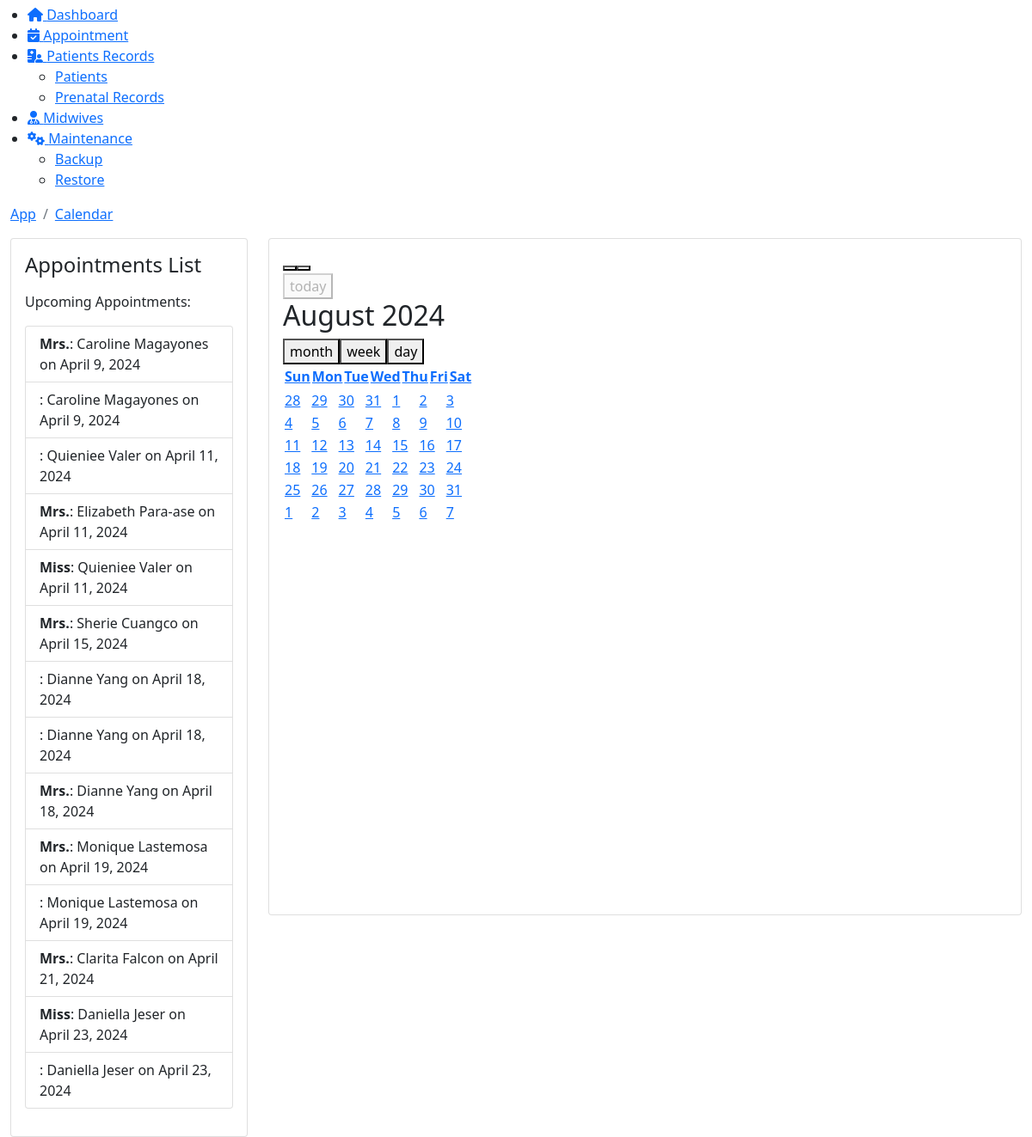
Page /admin/app_calendar.php (lower part) on the earlier database version.
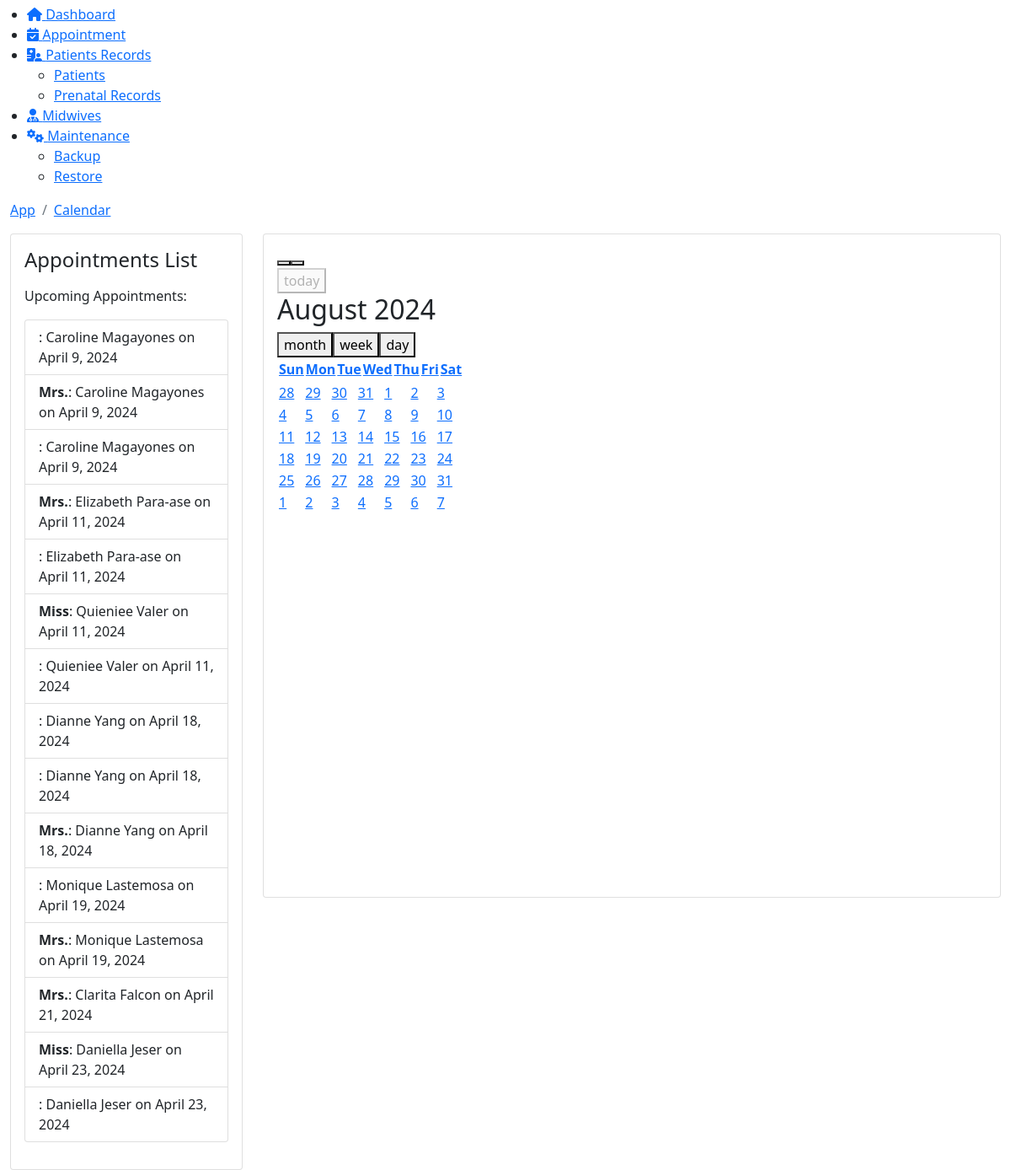
Same page on the later database version.
### tables this page shows
CREATE TABLE `appointments` (
  `A_Id` int(11) NOT NULL AUTO_INCREMENT,
  `Title` varchar(10) NOT NULL,
  `FirstName` varchar(50) NOT NULL,
  `LastName` varchar(50) NOT NULL,
  `DateOfAppointment` date NOT NULL,
  `StartTime` time NOT NULL,
  `EndTime` time NOT NULL,
  `Address` varchar(100) NOT NULL,
  `Mobile` varchar(15) NOT NULL,
  `Consult_Doc` varchar(50) NOT NULL,
  `Email` varchar(100) NOT NULL,
  `Conditions` text NOT NULL,
  `Note` text NOT NULL,
  `Accepted` int(11) DEFAULT 2,
  PRIMARY KEY (`A_Id`)
);

### admin/app_calendar.php (the view, shortened to what this page needs)
<!DOCTYPE html>
<html lang="en">
    <head>
		 <link href="https://eres.dexignzone.com/codeigniter/demo/public/assets/vendor/fullcalendar/css/main.min.css" rel="stylesheet" type="text/css"/>
		 <link href="https://eres.dexignzone.com/codeigniter/demo/public/assets/vendor/bootstrap-select/dist/css/bootstrap-select.min.css" rel="stylesheet" type="text/css"/>
    <link class="main-css" href="https://eres.dexignzone.com/codeigniter/demo/public/assets/css/style.css" rel="stylesheet" type="text/css"/>
	<link rel="stylesheet" href="https://cdnjs.cloudflare.com/ajax/libs/font-awesome/6.5.1/css/all.min.css" />
</head>
<body>
    <div id="main-wrapper">
<div class="header">
	<div class="header-content">
		<nav class="navbar navbar-expand">
				<?php
				include './template/header2.php';
				?>
		</nav>
	</div>
</div>
<?php
include './template/sidebar.php';
?>
<div class="content-body">
    <div class="container-fluid">
        <div class="page-titles">
        <ol class="breadcrumb">
            <li class="breadcrumb-item"><a href="javascript:void(0)">App</a></li>
            <li class="breadcrumb-item active"><a href="javascript:void(0)">Calendar</a></li>
        </ol>
        </div>
        <div class="row">
    <div class="col-xl-3 col-xxl-4">
        <div class="card">
            <div class="card-body">
                <h4 class="card-intro-title">Appointments List</h4>
                <div class="">
                    <div id="appointments-list" class="my-3">
                        <p>Upcoming Appointments:</p>
                        <?php
                        include_once './connection/conn.php';
                        $sql = "SELECT A_Id, Title, CONCAT(FirstName, ' ', LastName) AS name, DateOfAppointment FROM appointments ORDER BY DateOfAppointment";
                        $result = $conn->query($sql);
                        if ($result->num_rows > 0) {
                            echo '<ul class="list-group">';
                            while ($row = $result->fetch_assoc()) {
                                $date = new DateTime($row['DateOfAppointment']);
                                echo '<li class="list-group-item">';
                                echo '<strong>' . htmlspecialchars($row['Title']) . '</strong>: ' . htmlspecialchars($row['name']) . ' on ' . $date->format('F j, Y');
                                echo '</li>';
                            }
                            echo '</ul>';
                        } else {
                            echo '<p>No appointments found.</p>';
                        }
                        ?>
                    </div>
                </div>
            </div>
        </div>
    </div>
    <div class="col-xl-9 col-xxl-8">
        <div class="card">
            <div class="card-body">
                <div id="calendar" class="app-fullcalendar"></div>
            </div>
        </div>
    </div>
</div>
	</div>
</body>
</html>

### admin/template/header2.php (shortened to what this page needs)
<link href="https://stackpath.bootstrapcdn.com/bootstrap/5.1.3/css/bootstrap.min.css" rel="stylesheet">

### admin/template/sidebar.php (shortened to what this page needs)
<head>
    <link rel="stylesheet" href="https://cdnjs.cloudflare.com/ajax/libs/font-awesome/6.0.0-beta3/css/all.min.css">
</head>
<div class="deznav">
    <div class="deznav-scroll">
        <ul class="metismenu" id="menu">
            <li><a href="index.php" class="ai-icon" aria-expanded="false">
                    <i class="fas fa-home"></i>
                    <span class="nav-text">Dashboard</span>
                </a>
            </li>
            <li><a href="appointment.php" class="ai-icon" aria-expanded="false">
                    <i class="fas fa-calendar-check"></i>
                    <span class="nav-text">Appointment</span>
                </a>
            </li>
            <li><a  class="has-arrow" href="javascript:void(0);" class="ai-icon has-arrow" aria-expanded="false">
                    <i class="fas fa-hospital-user"></i>
                    <span class="nav-text">Patients Records</span>
                </a>
                <ul aria-expanded="false">
                    <li><a href="patient_list.php">Patients</a></li>
                    <li><a href="prenatal.php">Prenatal Records</a></li>
                </ul>
            </li>
            <li><a href="doctor_list.php" class="ai-icon" aria-expanded="false">
                    <i class="fas fa-user-doctor"></i>
                    <span class="nav-text">Midwives</span>
                </a>
            </li>
            <li><a  class="has-arrow" href="javascript:void(0);" class="ai-icon has-arrow" aria-expanded="false">
                    <i class="fas fa-gears"></i>
                    <span class="nav-text">Maintenance</span>
                </a>
                <ul aria-expanded="false">
                    <li><a href="./backup/backup.php">Backup</a></li>
                    <li><a href="javascript:void(0);"  data-bs-toggle="modal" data-bs-target="#restore">Restore</a></li>
                </ul>
            </li>
    </div>
</div>

Differences in the rows shown:
removed appointments: Title "Mrs.", name "Sherie Cuangco", DateOfAppointment "April 15, 2024"
added appointments: name "Caroline Magayones", DateOfAppointment "April 9, 2024"
added appointments: name "Elizabeth Para-ase", DateOfAppointment "April 11, 2024"
shown differently, row unchanged: appointments (number 7 of 15 on the later page): moves down the list
changed appointments (number 11 of 15 on the later page): moves up the list
